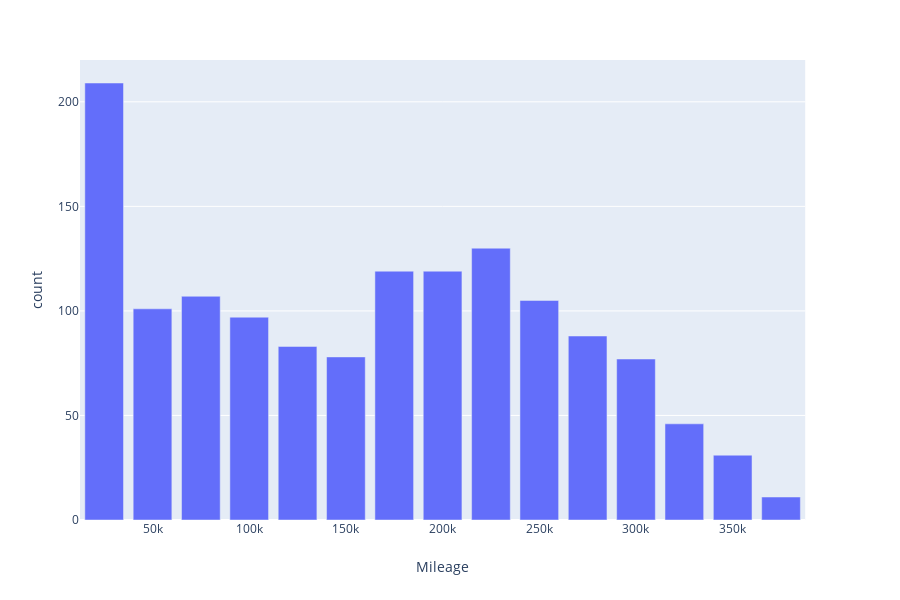

This figure's notebook cell:
### Markdown cell above
Price is strongly correlated with Mileage and Age. Based on domain knowledge these two features are main determinants of deprecation - let's see if our model shows similar results

### Code cell
counts, bins = np.histogram(df_used.Mileage, bins=range(0, 400000, 25000))
bins = bins[1:]

fig = px.bar(x=bins, y=counts, labels={'x':'Mileage', 'y':'count'})
fig.show()

### Figure 1 — Plotly figure (JSON) as saved in the notebook; plotly's stock layout.template omitted (floating-point values rounded to 4 significant figures)
{"data": [{"alignmentgroup": "True", "hoverlabel": {"namelength": 0}, "hovertemplate": "Mileage=%{x}<br>count=%{y}", "legendgroup": "", "marker": {"color": "#636efa"}, "name": "", "offsetgroup": "", "orientation": "v", "showlegend": false, "textposition": "auto", "type": "bar", "x": [25000, 50000, 75000, 100000, 125000, 150000, 175000, 200000, 225000, 250000, 275000, 300000, 325000, 350000, 375000], "xaxis": "x", "y": [209, 101, 107, 97, 83, 78, 119, 119, 130, 105, 88, 77, 46, 31, 11], "yaxis": "y"}], "layout": {"barmode": "relative", "height": 600, "legend": {"tracegroupgap": 0}, "margin": {"t": 60}, "xaxis": {"anchor": "y", "domain": [0, 0.98], "title": {"text": "Mileage"}}, "yaxis": {"anchor": "x", "domain": [0, 1], "title": {"text": "count"}}}}
